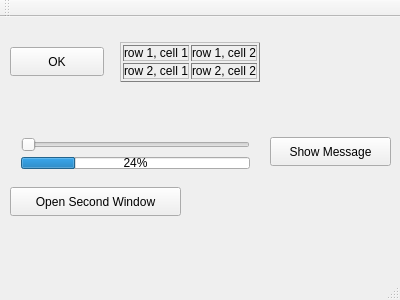
<?xml version="1.0" encoding="UTF-8"?>
<ui version="4.0">
 <class>MainWindow</class>
 <widget class="QMainWindow" name="MainWindow">
  <property name="geometry">
   <rect>
    <x>0</x>
    <y>0</y>
    <width>400</width>
    <height>300</height>
   </rect>
  </property>
  <property name="windowTitle">
   <string>MainWindow</string>
  </property>
  <widget class="QWidget" name="centralWidget">
   <widget class="QPushButton" name="pushButton">
    <property name="geometry">
     <rect>
      <x>10</x>
      <y>30</y>
      <width>94</width>
      <height>29</height>
     </rect>
    </property>
    <property name="text">
     <string>OK</string>
    </property>
   </widget>
   <widget class="QLabel" name="label">
    <property name="geometry">
     <rect>
      <x>120</x>
      <y>10</y>
      <width>191</width>
      <height>71</height>
     </rect>
    </property>
    <property name="text">
     <string>&lt;table border=&quot;1&quot;&gt;
&lt;tr&gt;
&lt;td&gt;row 1, cell 1&lt;/td&gt;
&lt;td&gt;row 1, cell 2&lt;/td&gt;
&lt;/tr&gt;
&lt;tr&gt;
&lt;td&gt;row 2, cell 1&lt;/td&gt;
&lt;td&gt;row 2, cell 2&lt;/td&gt;
&lt;/tr&gt;
&lt;/table&gt;</string>
    </property>
   </widget>
   <widget class="QPushButton" name="pushButton_2">
    <property name="geometry">
     <rect>
      <x>270</x>
      <y>120</y>
      <width>121</width>
      <height>29</height>
     </rect>
    </property>
    <property name="text">
     <string>Show Message</string>
    </property>
   </widget>
   <widget class="QPushButton" name="pushButton_3">
    <property name="geometry">
     <rect>
      <x>10</x>
      <y>170</y>
      <width>171</width>
      <height>29</height>
     </rect>
    </property>
    <property name="text">
     <string>Open Second Window</string>
    </property>
   </widget>
   <widget class="QWidget" name="">
    <property name="geometry">
     <rect>
      <x>10</x>
      <y>110</y>
      <width>251</width>
      <height>53</height>
     </rect>
    </property>
    <layout class="QVBoxLayout" name="verticalLayout">
     <item>
      <widget class="QSlider" name="horizontalSlider">
       <property name="orientation">
        <enum>Qt::Horizontal</enum>
       </property>
      </widget>
     </item>
     <item>
      <widget class="QProgressBar" name="progressBar">
       <property name="value">
        <number>24</number>
       </property>
      </widget>
     </item>
    </layout>
   </widget>
  </widget>
  <widget class="QMenuBar" name="menuBar">
   <property name="geometry">
    <rect>
     <x>0</x>
     <y>0</y>
     <width>400</width>
     <height>29</height>
    </rect>
   </property>
  </widget>
  <widget class="QToolBar" name="mainToolBar">
   <attribute name="toolBarArea">
    <enum>TopToolBarArea</enum>
   </attribute>
   <attribute name="toolBarBreak">
    <bool>false</bool>
   </attribute>
  </widget>
  <widget class="QStatusBar" name="statusBar"/>
 </widget>
 <layoutdefault spacing="6" margin="11"/>
 <resources/>
 <connections/>
</ui>
